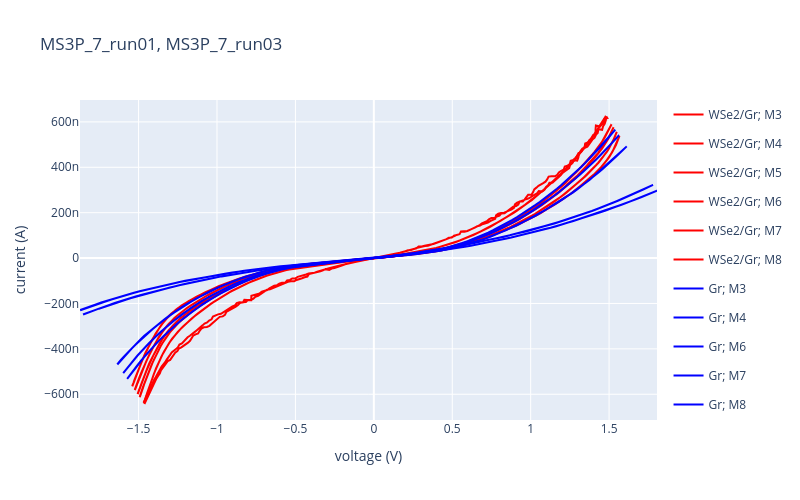

The notebook cell saved with this chart:
### Markdown cell above
# PLOTS

### Code cell
# Configuration
DEVICE_DIR = '/Volumes/DL_Share2/Boris/Projects/AFM Pressure [P]/Devices/MS3P/MS3P_7/05 Data'
device = 'MS3P_7'
RUN_IDS = [f'{device}_run01', f'{device}_run03']
RUN_COLORS = {
    f'{device}_run01': 'red',
    f'{device}_run03': 'blue',
}

# Paths
data_folder = os.path.join(DEVICE_DIR, 'raw')
run_file = os.path.join(DEVICE_DIR, f'{device}_runs.yml')
device_status_file = os.path.join(DEVICE_DIR, f'{device}_device_status.yml')

# Load device status (shared across runs)
device_status = load_device_status(device_status_file)

# Load all runs
all_run_data = {}
all_run_meta = {}

for RUN_ID in RUN_IDS:
    current_run = load_run(run_file, RUN_ID)
    drains = current_run['acquisitions']['drain']

    print(f"\nLoaded run: {RUN_ID}")
    print(f"Device: {current_run.get('device')}")
    print(f"Date: {current_run.get('date')}")

    data = load_run_data(data_folder, RUN_ID, drains)

    # Correct for series resistor: V_sample = V_measured - I * R_series
    R_series = float(current_run.get('setup', {}).get('series_resistor', 0))
    if R_series:
        voltage_col = get_column_by_quantity(get_plot_info(current_run), 'voltage')
        current_col = get_column_by_quantity(get_plot_info(current_run), 'current')
        for drain, df in data.items():
            df[voltage_col] = df[voltage_col] - df[current_col] * R_series

    for drain, df in data.items():
        print(f"  {drain}: {len(df)} rows, columns: {list(df.columns)}")

    all_run_data[RUN_ID] = data
    all_run_meta[RUN_ID] = current_run

# Plot
plot_measurement(all_run_data, all_run_meta, device_status, vis_dict, RUN_IDS, RUN_COLORS, save_html=True)

### Figure 1 — Plotly figure (JSON) as saved in the notebook; plotly's stock layout.template omitted (floating-point values rounded to 4 significant figures; data arrays with more than 128 entries replaced by an {"elided": "..."} marker saying what was removed)
{"data": [{"legendgroup": "MS3P_7_run01_M3", "line": {"color": "red", "width": 2}, "name": "WSe2/Gr; M3", "type": "scatter", "x": {"elided": "402 float values"}, "y": {"elided": "402 float values"}}, {"legendgroup": "MS3P_7_run01_M4", "line": {"color": "red", "width": 2}, "name": "WSe2/Gr; M4", "type": "scatter", "x": {"elided": "402 float values"}, "y": {"elided": "402 float values"}}, {"legendgroup": "MS3P_7_run01_M5", "line": {"color": "red", "width": 2}, "name": "WSe2/Gr; M5", "type": "scatter", "x": {"elided": "402 float values"}, "y": {"elided": "402 float values"}}, {"legendgroup": "MS3P_7_run01_M6", "line": {"color": "red", "width": 2}, "name": "WSe2/Gr; M6", "type": "scatter", "x": {"elided": "402 float values"}, "y": {"elided": "402 float values"}}, {"legendgroup": "MS3P_7_run01_M7", "line": {"color": "red", "width": 2}, "name": "WSe2/Gr; M7", "type": "scatter", "x": {"elided": "402 float values"}, "y": {"elided": "402 float values"}}, {"legendgroup": "MS3P_7_run01_M8", "line": {"color": "red", "width": 2}, "name": "WSe2/Gr; M8", "type": "scatter", "x": {"elided": "402 float values"}, "y": {"elided": "402 float values"}}, {"legendgroup": "MS3P_7_run03_M3", "line": {"color": "blue", "width": 2}, "name": "Gr; M3", "type": "scatter", "x": {"elided": "202 float values"}, "y": {"elided": "202 float values"}}, {"legendgroup": "MS3P_7_run03_M4", "line": {"color": "blue", "width": 2}, "name": "Gr; M4", "type": "scatter", "x": {"elided": "202 float values"}, "y": {"elided": "202 float values"}}, {"legendgroup": "MS3P_7_run03_M6", "line": {"color": "blue", "width": 2}, "name": "Gr; M6", "type": "scatter", "x": {"elided": "202 float values"}, "y": {"elided": "202 float values"}}, {"legendgroup": "MS3P_7_run03_M7", "line": {"color": "blue", "width": 2}, "name": "Gr; M7", "type": "scatter", "x": {"elided": "202 float values"}, "y": {"elided": "202 float values"}}, {"legendgroup": "MS3P_7_run03_M8", "line": {"color": "blue", "width": 2}, "name": "Gr; M8", "type": "scatter", "x": {"elided": "202 float values"}, "y": {"elided": "202 float values"}}], "layout": {"height": 500, "title": {"text": "MS3P_7_run01, MS3P_7_run03"}, "width": 800, "xaxis": {"title": {"text": "voltage (V)"}}, "yaxis": {"title": {"text": "current (A)"}}}}
